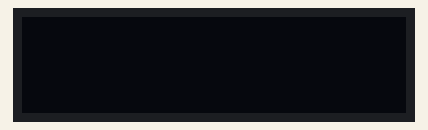
Recording of a program running on a simulated ESP8266 board running MicroPython. Shown: 128×32 one-colour display.

Above: at 0.1 s.
At 1.1 s:
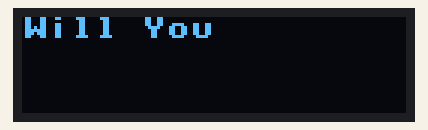
At 1.6 s:
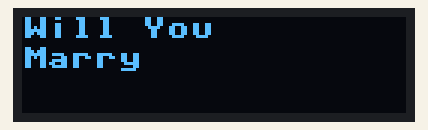
At 3.7 s:
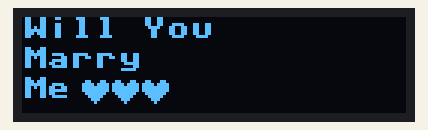
At 5.7 s:
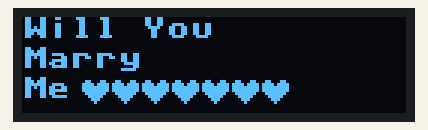
At 7.8 s:
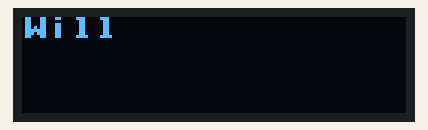

The program:

text.py
```python
from time import sleep
import machine
import ssd1306

# Pin 5 is  D1
# Pin 4 is  D2

i2c = machine.I2C(-1, machine.Pin(5), machine.Pin(4))
oled = ssd1306.SSD1306_I2C(128, 32, i2c)

heart_icon = [
    [ 0, 0, 0, 0, 0, 0, 0, 0, 0],
    [ 0, 1, 1, 0, 0, 0, 1, 1, 0],
    [ 1, 1, 1, 1, 0, 1, 1, 1, 1],
    [ 1, 1, 1, 1, 1, 1, 1, 1, 1],
    [ 1, 1, 1, 1, 1, 1, 1, 1, 1],
    [ 0, 1, 1, 1, 1, 1, 1, 1, 0],
    [ 0, 0, 1, 1, 1, 1, 1, 0, 0],
    [ 0, 0, 0, 1, 1, 1, 0, 0, 0],
    [ 0, 0, 0, 0, 1, 0, 0, 0, 0],
]

def clear_screen():
    oled.fill(0)
    oled.show()

def marry_me():
    oled.fill(0)
    oled.show()
    sleep(0.5)

    oled.text("Will",0,0)
    oled.show()
    sleep(0.5)

    oled.text("You",40,0)
    oled.show()
    sleep(0.5)

    # display_heart(70,0)
    # sleep(0.5)

    oled.text("Marry",0,10)
    oled.show()
    sleep(0.5)

    oled.text("Me",0,20)
    oled.show()
    sleep(0.5)

    for i in range(20,90,10):
        display_heart(i,20)
        sleep(0.5)


def display_heart(X,Y):
    for y, row in enumerate(heart_icon):
        for x, c in enumerate(row):
            oled.pixel(x+X, y+Y, c)
    oled.show()

while True:
    marry_me()
    sleep(1)
```

Measured:
- by itself, everything shown: repeats every 7.2 s, in 12 steps
- what the display in image 1 shows lasts 0.5 s, from 1.1 s to 1.6 s
- what the display in image 4 shows lasts 1.5 s, from 5.7 s to 7.2 s
